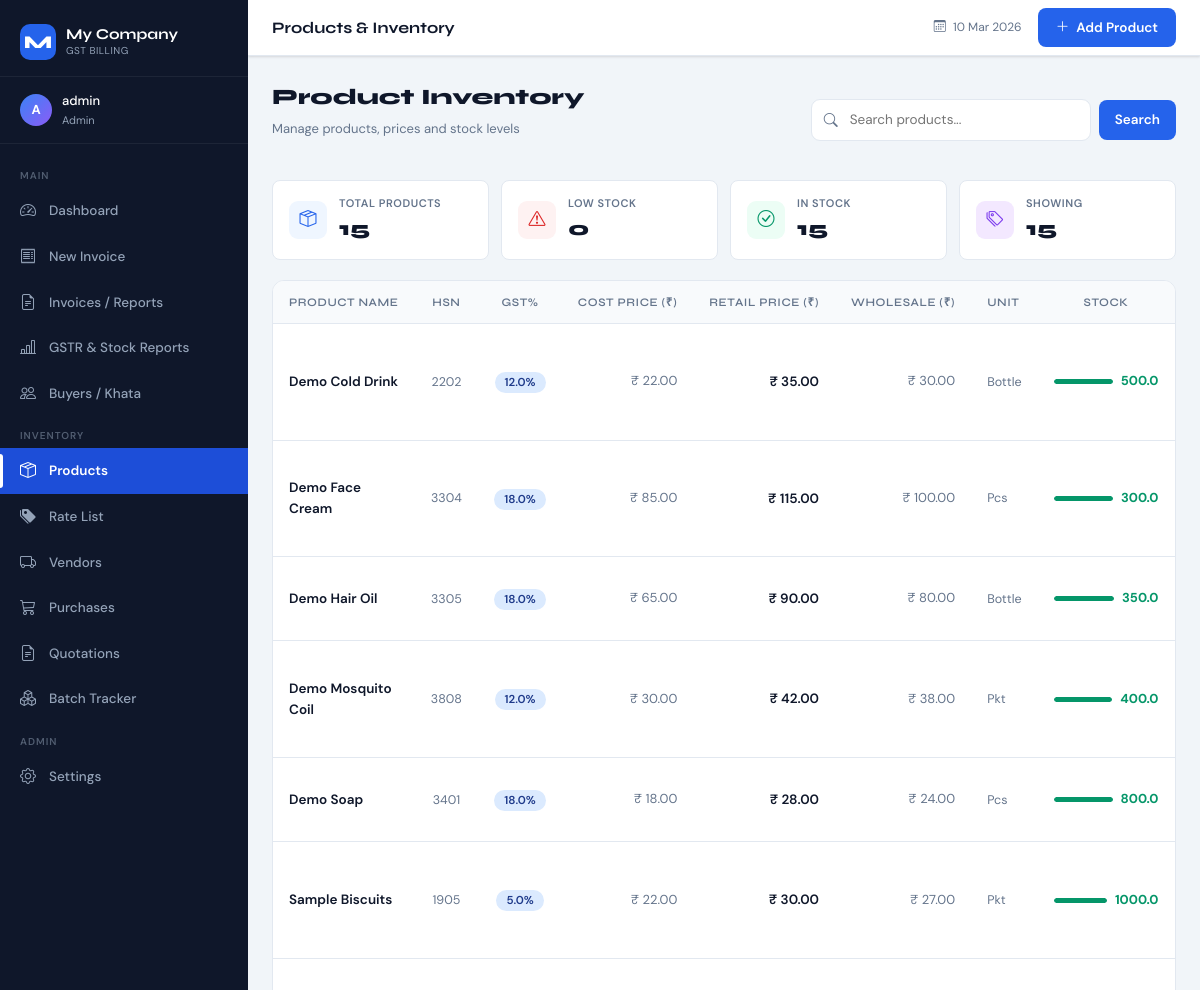
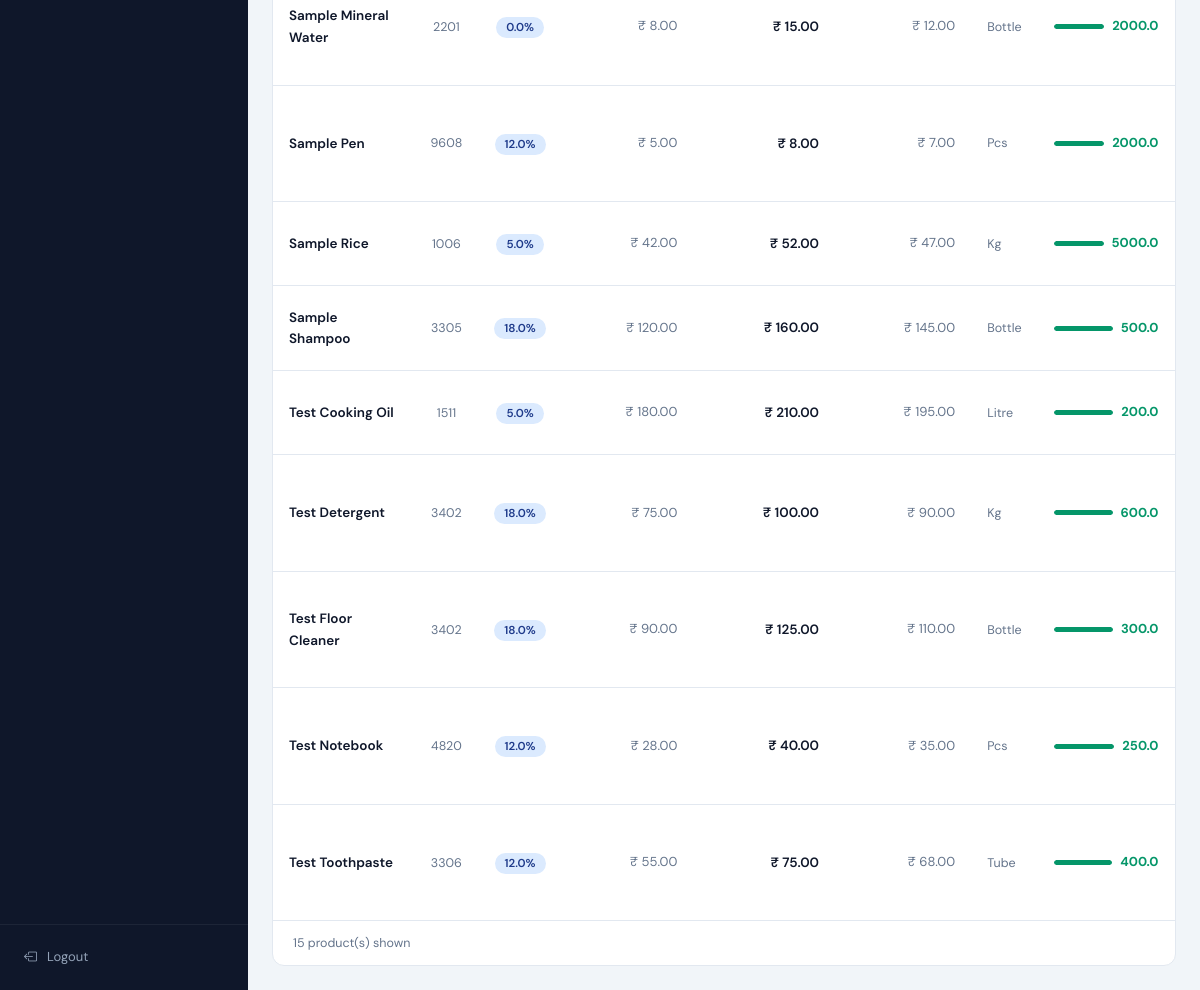
Screenshot of /products (signed in) with the database file from the repository (2 pictures, top to bottom).
### tables this page shows
CREATE TABLE products (
    id              INTEGER PRIMARY KEY AUTOINCREMENT,
    name            TEXT NOT NULL UNIQUE,
    hsn             TEXT,
    gst_rate        REAL NOT NULL,
    rate            REAL NOT NULL,
    stock_qty       REAL NOT NULL DEFAULT 0,
    unit            TEXT,
    selling_price   REAL DEFAULT 0,
    wholesale_price REAL DEFAULT 0
);

### app.py (the view)
@app.route('/products')
@admin_required
def products():
    search   = request.args.get('search', '')
    if search:
        prod_list = db.search_products(search)
    else:
        prod_list = db.get_all('products')
    for p in prod_list:
        p['variation_count'] = len(db.get_variations(p['id']))
    return mrender('products.html', products=prod_list, search=search)

### app.py (called while the page is built, shortened)
def load_settings():
    try:
        with open(SETTINGS_FILE, 'r') as f:
            return json.load(f)
    except Exception:
        return {
            "company_info"    : {"name": "My Company", "state": "Delhi"},
            "bank_details"    : {},
            "invoice_settings": {"invoice_prefix": "INV-", "terms_and_conditions": ""},
            "upi"             : {"upi_id": "", "upi_name": ""}
        }

def is_mobile_request():
    override = request.args.get('mobile') or request.cookies.get('force_mobile')
    if override == '1':
        return True
    if override == '0':
        return False
    ua = request.headers.get('User-Agent', '').lower()
    return any(token in ua for token in _MOBILE_UAS)

def mrender(template_name, **ctx):
    import os
    return render_template(template_name, **ctx)

def admin_required(f):
    @wraps(f)
    def decorated(*args, **kwargs):
        if 'username' not in session:
            flash('Please login to continue.', 'warning')
            return redirect(url_for('login'))
        if session.get('role') != 'Admin':
            flash('Access denied. Admin only.', 'danger')
            return redirect(url_for('dashboard'))
        return f(*args, **kwargs)
    return decorated

@app.context_processor
def inject_globals():
    return {
        'now'          : datetime.now(),
        'app_name'     : load_settings().get('company_info', {}).get('name', 'Billing App'),
        'user_role'    : session.get('role', ''),
        'username'     : session.get('username', ''),
    }

### database_manager.py (called while the page is built)
def get_db_connection():
    os.makedirs(os.path.dirname(DB_FILE), exist_ok=True)
    conn = sqlite3.connect(DB_FILE, check_same_thread=False)
    conn.row_factory = sqlite3.Row
    conn.execute("PRAGMA journal_mode=WAL")   # Better concurrency for web
    conn.execute("PRAGMA foreign_keys=ON")    # Enforce FK constraints
    return conn

def rows_to_list(rows):
    return [dict(r) for r in rows] if rows else []

def get_all(table):
    tables_with_name = ('products', 'vendors', 'buyers')
    if table in tables_with_name:
        return execute_query(f"SELECT * FROM {table} ORDER BY name", fetchall=True)
    return execute_query(f"SELECT * FROM {table} ORDER BY id", fetchall=True)

def get_variations(product_id):
    return execute_query(
        "SELECT * FROM product_variations WHERE product_id = ? ORDER BY variation_name",
        (product_id,), fetchall=True
    ) or []

### templates/products.html (shortened to what this page needs)
{% extends 'base.html' %}
{% block page_title %}Products & Inventory{% endblock %}
{% block topbar_actions %}
<a href="{{ url_for('add_product') }}" class="btn-primary-custom">
  <i class="bi bi-plus-lg"></i> Add Product
</a>
{% endblock %}
{% block content %}
{% set low_count = products | selectattr('stock_qty', 'le', 10) | list | length %}
<div class="products-toolbar">
  <div>
    <div class="section-title">Product Inventory</div>
    <div class="section-sub">Manage products, prices and stock levels</div>
  </div>
  <form class="search-form" method="GET" action="{{ url_for('products') }}">
    <div class="search-input-wrap">
      <i class="bi bi-search"></i>
      <input type="text" name="search" value="{{ search }}"
             placeholder="Search products..." autocomplete="off" />
    </div>
    <button type="submit" class="btn-primary-custom" style="padding:9px 16px;">Search</button>
  </form>
</div>
<div class="stats-row">
  <div class="stat-mini">
    <div class="stat-mini-icon" style="background:#eff6ff;color:#2563eb;">
      <i class="bi bi-box-seam"></i>
    </div>
    <div>
      <div class="stat-mini-label">Total Products</div>
      <div class="stat-mini-val">{{ products | length }}</div>
    </div>
  </div>
  <div class="stat-mini">
    <div class="stat-mini-icon" style="background:#fef2f2;color:#dc2626;">
      <i class="bi bi-exclamation-triangle"></i>
    </div>
    <div>
      <div class="stat-mini-label">Low Stock</div>
      <div class="stat-mini-val">{{ low_count }}</div>
    </div>
  </div>
  <div class="stat-mini">
    <div class="stat-mini-icon" style="background:#ecfdf5;color:#059669;">
      <i class="bi bi-check-circle"></i>
    </div>
    <div>
      <div class="stat-mini-label">In Stock</div>
      <div class="stat-mini-val">{{ products | selectattr('stock_qty', 'gt', 10) | list | length }}</div>
    </div>
  </div>
  <div class="stat-mini">
    <div class="stat-mini-icon" style="background:#f3e8ff;color:#7c3aed;">
      <i class="bi bi-tags"></i>
    </div>
    <div>
      <div class="stat-mini-label">Showing</div>
      <div class="stat-mini-val">{{ products | length }}</div>
    </div>
  </div>
</div>
<div class="products-table-wrap">
  {% if products %}
  <div style="overflow-x:auto;">
    <table class="table-custom">
      <thead>
        <tr>
          <th>Product Name</th>
          <th style="text-align:center;">HSN</th>
          <th style="text-align:center;">GST%</th>
          <th style="text-align:right;">Cost Price (₹)</th>
          <th style="text-align:right;">Retail Price (₹)</th>
          <th style="text-align:right;">Wholesale (₹)</th>
          <th>Unit</th>
          <th style="text-align:center;">Stock</th>
        </tr>
      </thead>
      <tbody>
        {% for p in products %}
        {% set is_low = p.stock_qty <= 10 %}
        {% set is_critical = p.stock_qty <= 5 %}
        <tr>
          <td>
            <div style="font-weight:600;font-size:13.5px;color:var(--text-main);">
              {{ p.name }}
            </div>
          </td>
          <td style="text-align:center;font-size:12.5px;color:var(--text-muted);">
            {{ p.hsn or '—' }}
          </td>
          <td style="text-align:center;">
            <span class="badge-custom badge-info">{{ p.gst_rate }}%</span>
          </td>
          <td style="text-align:right;font-size:13px;color:var(--text-muted);">
            ₹ {{ "%.2f"|format(p.rate) }}
          </td>
          <td style="text-align:right;font-weight:600;">
            ₹ {{ "%.2f"|format(p.selling_price) }}
          </td>
          <td style="text-align:right;font-size:13px;color:var(--text-muted);">
            ₹ {{ "%.2f"|format(p.wholesale_price) }}
          </td>
          <td style="font-size:12.5px;color:var(--text-muted);">
            {{ p.unit or '—' }}
          </td>
          <td>
            {% set qty = p.stock_qty | float %}
            {% set bar_pct = [qty / 100 * 100, 100] | min %}
            {% set bar_cls = 'low' if is_critical else ('medium' if is_low else '') %}
            <div class="stock-bar-wrap">
              <div class="stock-bar">
                <div class="stock-bar-fill {{ bar_cls }}"
                     style="width: {{ bar_pct }}%;"></div>
              </div>
              <span style="font-weight:700;font-size:13px;
                     color: {{ '#dc2626' if is_critical else ('#d97706' if is_low else '#059669') }};">
                {{ p.stock_qty }}
              </span>
            </div>
          </td>
        </tr>
        {% endfor %}
      </tbody>
    </table>
  </div>
  <div style="padding:12px 20px;border-top:1px solid var(--border);font-size:12.5px;color:var(--text-muted);">
    {{ products | length }} product(s) shown
  </div>
  {% endif %}
</div>
{% endblock %}

### templates/base.html (style rules this page uses)
:root { --sidebar-w : 248px; --sidebar-bg : #0f172a; --sidebar-hover : #1e293b; --sidebar-active : #1d4ed8; --sidebar-txt : #94a3b8; --sidebar-txt-act: #ffffff; --accent : #2563eb; --accent-light : #eff6ff; --accent-dark : #1d4ed8; --success : #059669; --danger : #dc2626; --warning : #d97706; --body-bg : #f1f5f9; --card-bg : #ffffff; --text-main : #0f172a; --text-muted : #64748b; --border : #e2e8f0; --radius : 12px; --radius-sm : 8px; --shadow-sm : 0 1px 3px rgba(0,0,0,.08), 0 1px 2px rgba(0,0,0,.06); --shadow : 0 4px 16px rgba(0,0,0,.08); --shadow-lg : 0 8px 32px rgba(0,0,0,.12); --font-head : 'Syne', sans-serif; --font-body : 'DM Sans', sans-serif; --transition : 0.18s ease; }
*, *::before, *::after { box-sizing: border-box; margin: 0; padding: 0; }
html, body { height: 100%; overflow: hidden; }
body { font-family: var(--font-body); background: var(--body-bg); color: var(--text-main); font-size: 14px; line-height: 1.6; display: flex; }
.btn-primary-custom { background: var(--accent); color: white; border: none; padding: 9px 18px; border-radius: var(--radius-sm); font-family: var(--font-body); font-size: 13.5px; font-weight: 600; cursor: pointer; transition: background var(--transition), transform var(--transition); display: inline-flex; align-items: center; gap: 7px; text-decoration: none; }
.table-custom { width: 100%; border-collapse: separate; border-spacing: 0; }
.table-custom thead th { background: #f8fafc; font-family: var(--font-head); font-size: 11.5px; font-weight: 600; color: var(--text-muted); text-transform: uppercase; letter-spacing: .05em; padding: 12px 16px; border-bottom: 1px solid var(--border); white-space: nowrap; }
.table-custom tbody tr { transition: background var(--transition); }
.table-custom tbody td { padding: 12px 16px; border-bottom: 1px solid var(--border); font-size: 13.5px; color: var(--text-main); vertical-align: middle; }
.table-custom tbody tr:last-child td { border-bottom: none; }
.badge-custom { padding: 3px 10px; border-radius: 99px; font-size: 11.5px; font-weight: 600; }
.badge-info { background: #dbeafe; color: #1e3a8a; }
.section-title { font-family: var(--font-head); font-size: 22px; font-weight: 800; color: var(--text-main); margin-bottom: 4px; }
.section-sub { font-size: 13px; color: var(--text-muted); margin-bottom: 20px; }

### templates/products.html (style rules this page uses)
.products-toolbar { display: flex; align-items: center; justify-content: space-between; gap: 12px; flex-wrap: wrap; margin-bottom: 20px; }
.search-form { display: flex; gap: 8px; align-items: center; }
.search-input-wrap { display: flex; align-items: center; border: 1.5px solid var(--border); border-radius: 9px; background: white; overflow: hidden; transition: border-color .18s; }
.search-input-wrap i { padding: 0 12px; color: var(--text-muted); font-size: 14px; }
.search-input-wrap input { border: none; background: transparent; outline: none; padding: 9px 12px 9px 0; font-family: var(--font-body); font-size: 13.5px; width: 240px; color: var(--text-main); }
.stats-row { display: grid; grid-template-columns: repeat(4, 1fr); gap: 12px; margin-bottom: 20px; }
.stat-mini { background: white; border: 1px solid var(--border); border-radius: var(--radius-sm); padding: 14px 16px; display: flex; align-items: center; gap: 12px; }
.stat-mini-icon { width: 38px; height: 38px; border-radius: 9px; display: flex; align-items: center; justify-content: center; font-size: 17px; flex-shrink: 0; }
.stat-mini-label { font-size: 11px; font-weight: 600; color: var(--text-muted); text-transform: uppercase; letter-spacing: .05em; }
.stat-mini-val { font-family: var(--font-head); font-size: 20px; font-weight: 800; color: var(--text-main); }
.products-table-wrap { background: white; border: 1px solid var(--border); border-radius: var(--radius); overflow: hidden; }
.stock-bar-wrap { display: flex; align-items: center; gap: 8px; }
.stock-bar { flex: 1; height: 5px; background: #f1f5f9; border-radius: 99px; overflow: hidden; min-width: 50px; }
.stock-bar-fill { height: 100%; border-radius: 99px; background: var(--success); transition: width .5s ease; }

### rows the page displays
products: name "Demo Cold Drink", hsn "2202", gst_rate "12.0", rate "22.00", selling_price "35.00", wholesale_price "30.00", unit "Bottle", {{ bar_pct }} 100 (drawn), stock_qty "500.0"
products: name "Demo Face Cream", hsn "3304", gst_rate "18.0", rate "85.00", selling_price "115.00", wholesale_price "100.00", unit "Pcs", {{ bar_pct }} 100 (drawn), stock_qty "300.0"
products: name "Demo Hair Oil", hsn "3305", gst_rate "18.0", rate "65.00", selling_price "90.00", wholesale_price "80.00", unit "Bottle", {{ bar_pct }} 100 (drawn), stock_qty "350.0"
products: name "Demo Mosquito Coil", hsn "3808", gst_rate "12.0", rate "30.00", selling_price "42.00", wholesale_price "38.00", unit "Pkt", {{ bar_pct }} 100 (drawn), stock_qty "400.0"
products: name "Demo Soap", hsn "3401", gst_rate "18.0", rate "18.00", selling_price "28.00", wholesale_price "24.00", unit "Pcs", {{ bar_pct }} 100 (drawn), stock_qty "800.0"
products: name "Sample Biscuits", hsn "1905", gst_rate "5.0", rate "22.00", selling_price "30.00", wholesale_price "27.00", unit "Pkt", {{ bar_pct }} 100 (drawn), stock_qty "1000.0"
products: name "Sample Mineral Water", hsn "2201", gst_rate "0.0", rate "8.00", selling_price "15.00", wholesale_price "12.00", unit "Bottle", {{ bar_pct }} 100 (drawn), stock_qty "2000.0"
products: name "Sample Pen", hsn "9608", gst_rate "12.0", rate "5.00", selling_price "8.00", wholesale_price "7.00", unit "Pcs", {{ bar_pct }} 100 (drawn), stock_qty "2000.0"
products: name "Sample Rice", hsn "1006", gst_rate "5.0", rate "42.00", selling_price "52.00", wholesale_price "47.00", unit "Kg", {{ bar_pct }} 100 (drawn), stock_qty "5000.0"
products: name "Sample Shampoo", hsn "3305", gst_rate "18.0", rate "120.00", selling_price "160.00", wholesale_price "145.00", unit "Bottle", {{ bar_pct }} 100 (drawn), stock_qty "500.0"
products: name "Test Cooking Oil", hsn "1511", gst_rate "5.0", rate "180.00", selling_price "210.00", wholesale_price "195.00", unit "Litre", {{ bar_pct }} 100 (drawn), stock_qty "200.0"
products: name "Test Detergent", hsn "3402", gst_rate "18.0", rate "75.00", selling_price "100.00", wholesale_price "90.00", unit "Kg", {{ bar_pct }} 100 (drawn), stock_qty "600.0"
products: name "Test Floor Cleaner", hsn "3402", gst_rate "18.0", rate "90.00", selling_price "125.00", wholesale_price "110.00", unit "Bottle", {{ bar_pct }} 100 (drawn), stock_qty "300.0"
products: name "Test Notebook", hsn "4820", gst_rate "12.0", rate "28.00", selling_price "40.00", wholesale_price "35.00", unit "Pcs", {{ bar_pct }} 100 (drawn), stock_qty "250.0"
products: name "Test Toothpaste", hsn "3306", gst_rate "12.0", rate "55.00", selling_price "75.00", wholesale_price "68.00", unit "Tube", {{ bar_pct }} 100 (drawn), stock_qty "400.0"

### other values shown
{{ app_name[0]|upper if app_name else 'B' }} "M"
{{ app_name if app_name else 'BillPro' }} "My Company"
{{ username[0]|upper if username else 'U' }} "A"
{{ username }} "admin"
{{ user_role }} "Admin"
{{ products | length }} "15"
{{ low_count }} "0"
{{ products | selectattr('stock_qty', 'gt', 10) | list | length }} "15"
